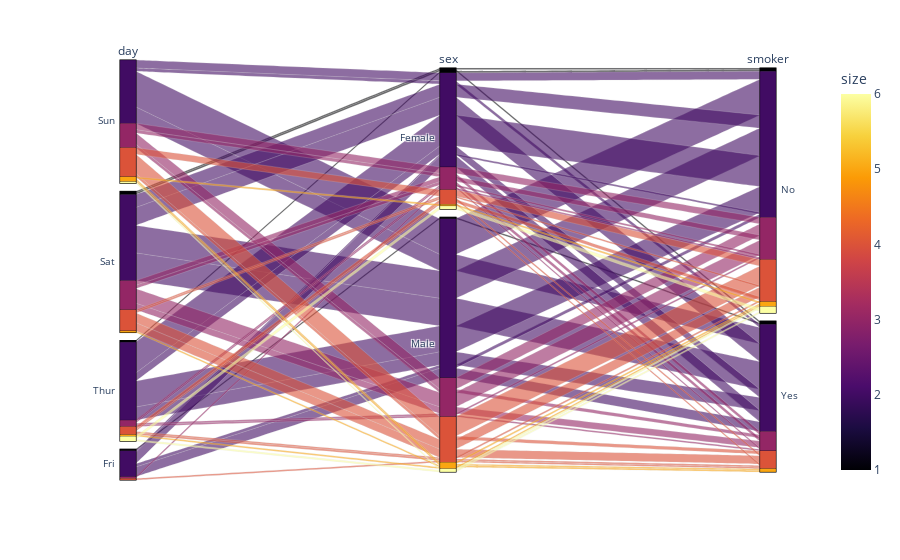

Notebook code cell kept with this figure:
### Markdown cell above
## Sankey Diagram
### Pros:
1. Illustrates flow and relationships between entities or stages.
2. Effective for displaying complex data with multiple paths.

### Cons:
1. Can become cluttered and hard to follow with excessive connections.
2. Requires careful design to prevent ambiguity in large datasets.

### Code cell
fig=px.parallel_categories(tips, dimensions=['day', "sex", "smoker"],
                          color="size", color_continuous_scale=px.colors.sequential.Inferno,)
fig.show()

### Figure 1 — Plotly figure (JSON) as saved in the notebook; plotly's stock layout.template omitted (floating-point values rounded to 4 significant figures; data arrays with more than 128 entries replaced by an {"elided": "..."} marker saying what was removed)
{"data": [{"dimensions": [{"label": "day", "values": {"elided": "244 str values"}}, {"label": "sex", "values": {"elided": "244 str values"}}, {"label": "smoker", "values": {"elided": "244 str values"}}], "domain": {"x": [0, 1], "y": [0, 1]}, "line": {"color": {"elided": "244 int values"}, "coloraxis": "coloraxis"}, "name": "", "type": "parcats"}], "layout": {"autosize": true, "coloraxis": {"colorbar": {"title": {"text": "size"}}, "colorscale": [[0, "#000004"], [0.1111, "#1b0c41"], [0.2222, "#4a0c6b"], [0.3333, "#781c6d"], [0.4444, "#a52c60"], [0.5556, "#cf4446"], [0.6667, "#ed6925"], [0.7778, "#fb9b06"], [0.8889, "#f7d13d"], [1, "#fcffa4"]]}, "legend": {"tracegroupgap": 0}, "margin": {"t": 60}}}
